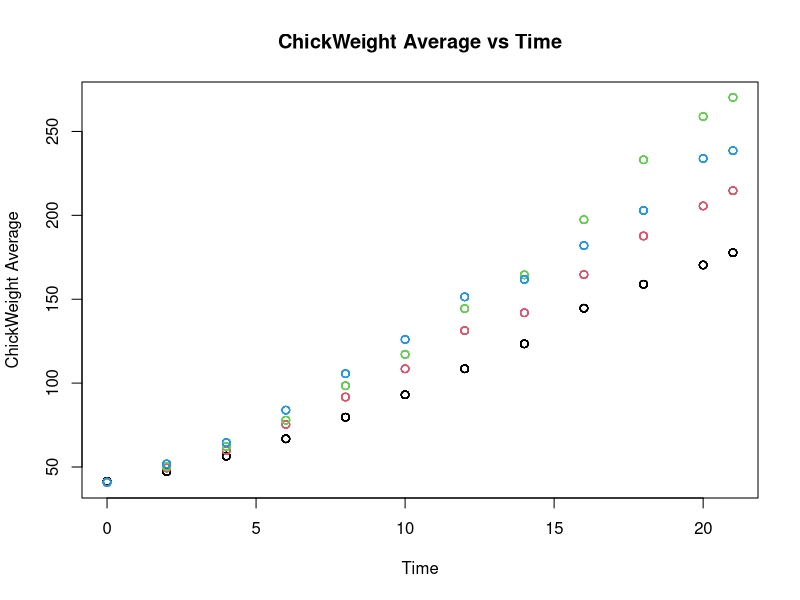

The R source for this figure:
## ---- chunk 1
data("ChickWeight")
times <-unique(ChickWeight$Time)
chickcolors <- c("red", "orange", "yellow", "green")

for (i in 1:4) {
for(x in times) {
  ifelse(ChickWeight$Diet==i &
           ChickWeight$Time==x, ChickWeight$average[ChickWeight$Time==x &
            ChickWeight$Diet==i] <- mean(ChickWeight$weight[ChickWeight$Time==x &
            ChickWeight$Diet==i]),NA)
}
}
average1 <-ChickWeight$average[1:12]
average2 <-ChickWeight$average[221:232]
average3 <-ChickWeight$average[341:352]
average4 <-ChickWeight$average[461:472]
average <- list(average1,average2, average3, average4)

plot(ChickWeight$Time, ChickWeight$average, col =ChickWeight$Diet, pch=21, xlab = "Time", ylab ="ChickWeight Average", main = "ChickWeight Average vs Time")
